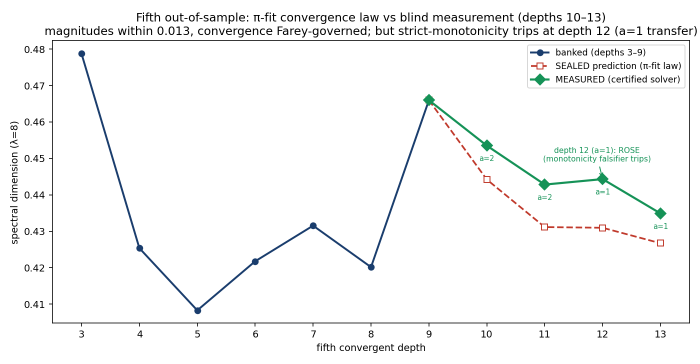
#> input picture approximability/G_fifth_bridge.png, 1400 x 728 px (shown at 1/2 size)
$ python chen_fig1_digitize.py ../../../approximability/G_fifth_bridge.png ../../../approximability/H_crossover_surface.png
#> lines starting #> are read from the running program, lines starting #| are printed output that depends on the picture; after the words box and inside, x2 and y2 are one past the last pixel; in counts of white or black regions, pixels touching at a corner belong together
"""Digitize Chen et al. Figure 1 (raster, extracted from the PDF): dark dot centroids, axes calibrated on the major
gridlines (every 0.2). Usage: python -I chen_fig1_digitize.py FIG1.png OUT.json"""
import json, sys
import numpy as np
from PIL import Image
from scipy import ndimage
im = np.asarray(Image.open(sys.argv[1]).convert("RGB")).astype(int)
H, W, _ = im.shape
#> H = 728; W = 1400
dark = (im.max(2) < 90)
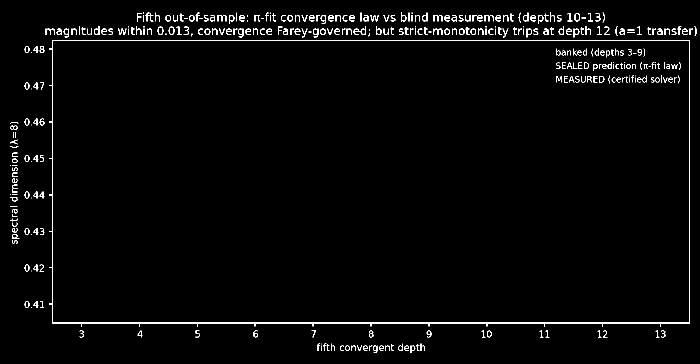
#> dark: shape (728, 1400) bool (shown at 1/2 size); 2.1% white in thin lines or dots
lab, n = ndimage.label(dark)
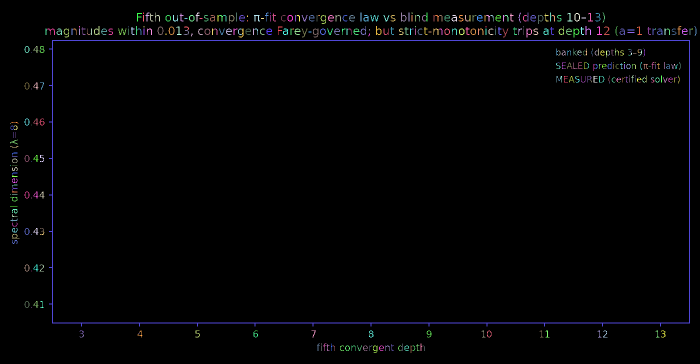
#> lab: shape (728, 1400) int32 (shown at 1/2 size); 469 distinct labels, from 0 to 468; one colour per label, 0 black
#> n = 468
cents = ndimage.center_of_mass(dark, lab, range(1, n + 1))
#> cents = 468 pairs, first value 25.8 to 697.7, second value 20.5 to 1390.9
sizes = ndimage.sum(dark, lab, range(1, n + 1))
#> sizes = 468 values, max 7584 at index 210, min 1 at index 214, mean 46.54
dots = [(c[1], c[0]) for c, s in zip(cents, sizes) if 80 <= s <= 400]          # dot area ~150 px; text/axes excluded
#> dots = [(646.7, 38.37), (748.6, 35.95), (194, 61.9), (756, 61.9), (132.7, 65.37), (244.1, 62.98), (631.5, 65.06), (1151.2, 64.07)]
grey = (np.abs(im[..., 0] - im[..., 1]) < 12) & (im.max(2) < 200) & (im.max(2) > 90)
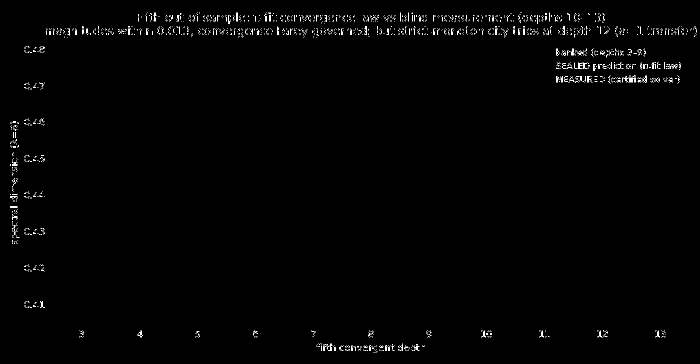
#> grey: shape (728, 1400) bool (shown at 1/2 size); 0.67% white in thin lines or dots
colfrac, rowfrac = grey.mean(0), grey.mean(1)
#> colfrac = 1400 values, max 0.0646 at index 25, min 0 at index 0, mean 0.00671; rowfrac = 728 values, max 0.129 at index 69, min 0 at index 0, mean 0.00671
cols = [x for x in range(1, W - 1) if colfrac[x] > 0.5 and colfrac[x] >= colfrac[x - 1] and colfrac[x] >= colfrac[x + 1]]
#> cols = []
rows = [y for y in range(1, H - 1) if rowfrac[y] > 0.5 and rowfrac[y] >= rowfrac[y - 1] and rowfrac[y] >= rowfrac[y + 1]]
#> rows = []
json.dump(dict(dots=dots, major_cols=cols, major_rows=rows, size=[W, H]), open(sys.argv[2], "w"))
print(len(dots), "dots; major cols", cols, "rows", rows)
#| 8 dots; major cols [] rows []

$ run again, on approximability/I_magnitude_collapse.png
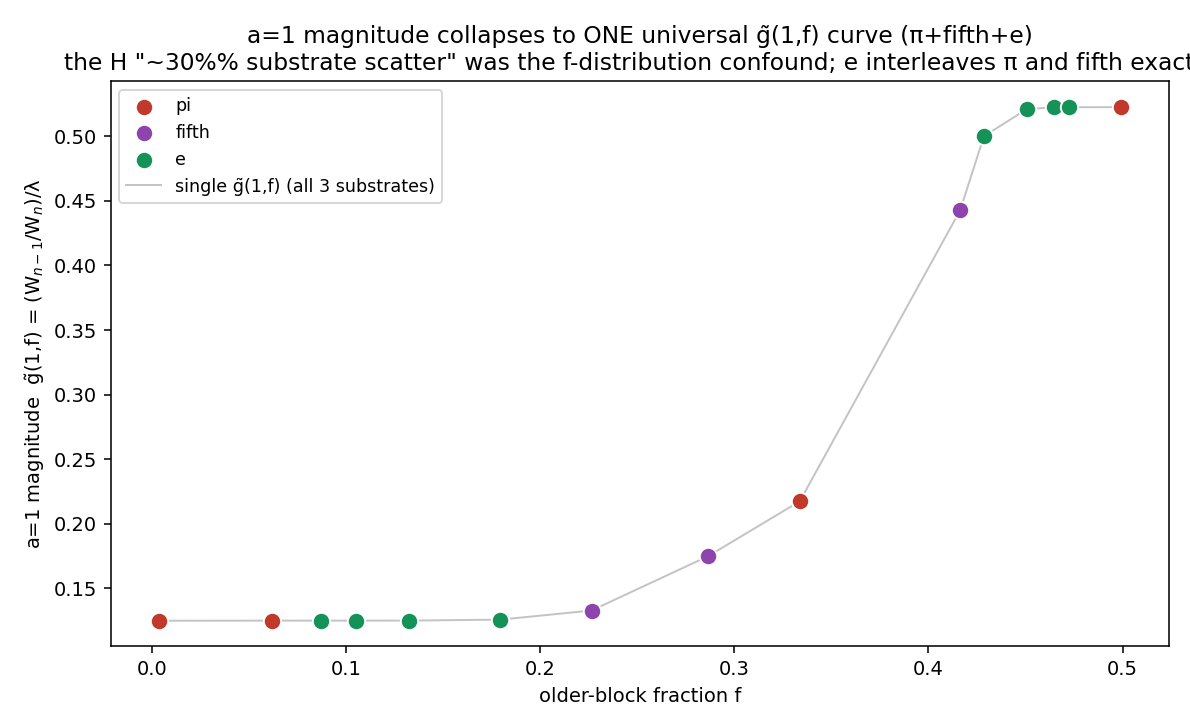
#> input picture approximability/I_magnitude_collapse.png, 1190 x 728 px
#> dark: shape (728, 1190) bool; 2.1% white in thin lines or dots
#> `lab, n = ndimage.label(dark)`:
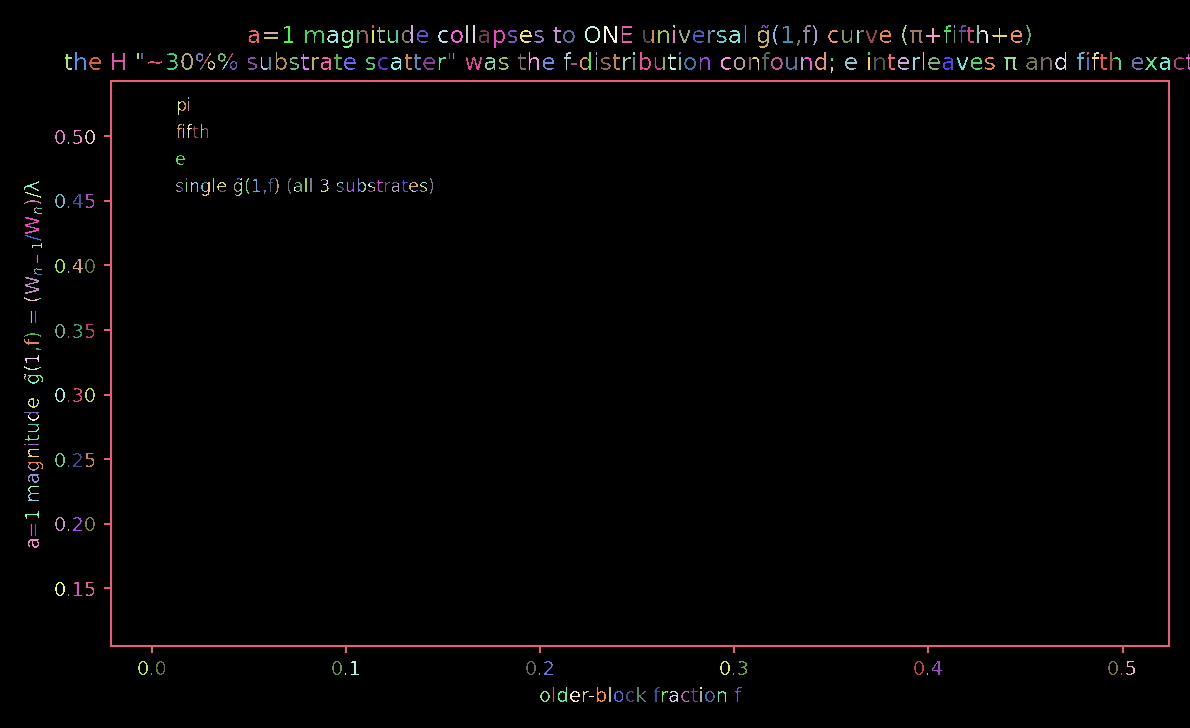
#> lab: shape (728, 1190) int32; 387 distinct labels, from 0 to 386; one colour per label, 0 black
#> n = 386
#> cents = 386 pairs, first value 25.8 to 696.3, second value 24 to 1188
#> sizes = 386 values, max 6660 at index 173, min 1 at index 172, mean 47.82
#> dots = [(592, 34), (610, 34.02), (313.6, 34.86), (347.5, 38.06), (763.5, 38.06), (821.1, 61.88), (118, 60.9), (473.5, 62.94), (31.48, 225), (31.48, 285)]
#> `grey = (np.abs(im[..., 0] - im[..., 1]) < 12) & (im.max(2) < 200) & (i..`:
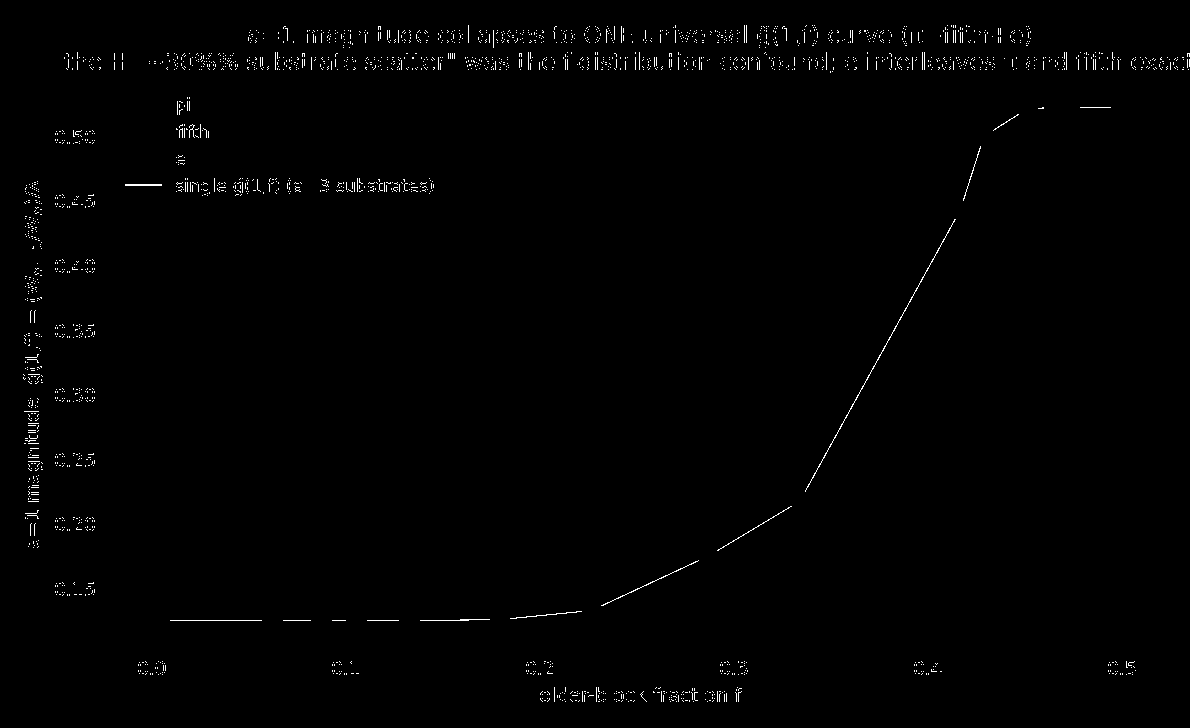
#> grey: shape (728, 1190) bool; 0.78% white in thin lines or dots
#> colfrac = 1190 values, max 0.092 at index 37, min 0 at index 0, mean 0.00782; rowfrac = 728 values, max 0.181 at index 620, min 0 at index 0, mean 0.00782
#> cols = []
#| 10 dots; major cols [] rows []

$ run again, on approximability/J_magnitude_universal.png
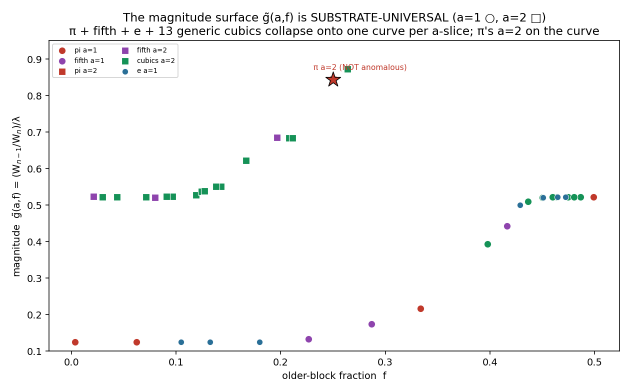
#> input picture approximability/J_magnitude_universal.png, 1260 x 784 px (shown at 1/2 size)
#> dark: shape (784, 1260) bool; 1.9% white in thin lines or dots
#> `lab, n = ndimage.label(dark)`:
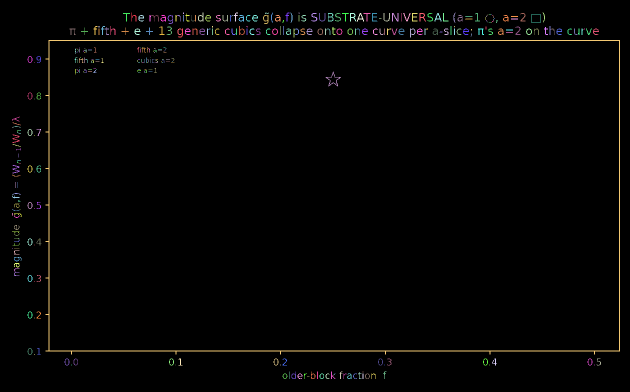
#> lab: shape (784, 1260) int32 (shown at 1/2 size); 413 distinct labels, from 0 to 412; one colour per label, 0 black
#> n = 412
#> cents = 412 pairs, first value 25.8 to 752.3, second value 24 to 1197.4
#> sizes = 412 values, max 7228 at index 171, min 1 at index 62, mean 44.43
#> dots = [(402, 34.9), (660.9, 33.89), (704.7, 33.18), (720.5, 34.88), (747.5, 34), (790, 34.02), (827.7, 33.91), (843.7, 33.2), (875.5, 34.88), (340.7, 38.37), (531.9, 38.1), (482.2, 61.93), (666, 159.4), (31.48, 277), (31.48, 338)]
#> `grey = (np.abs(im[..., 0] - im[..., 1]) < 12) & (im.max(2) < 200) & (i..`:
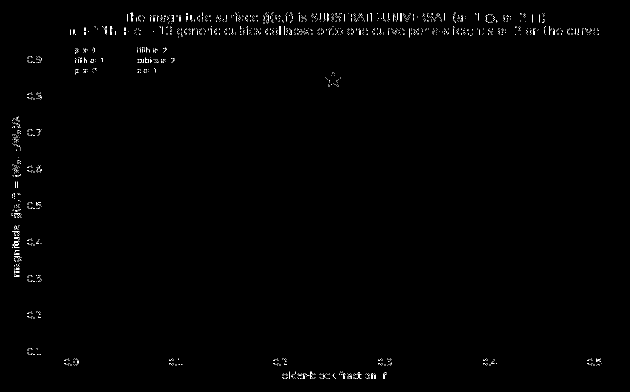
#> grey: shape (784, 1260) bool (shown at 1/2 size); 0.48% white in thin lines or dots, all inside (x1, y1, x2, y2) = (23, 25, 1203, 758)
#> colfrac = 1260 values, max 0.0702 at index 29, min 0 at index 0, mean 0.00484; rowfrac = 784 values, max 0.101 at index 67, min 0 at index 0, mean 0.00484
#> cols = []
#| 15 dots; major cols [] rows []

$ run again, on approximability/fifth_battery_faces.png
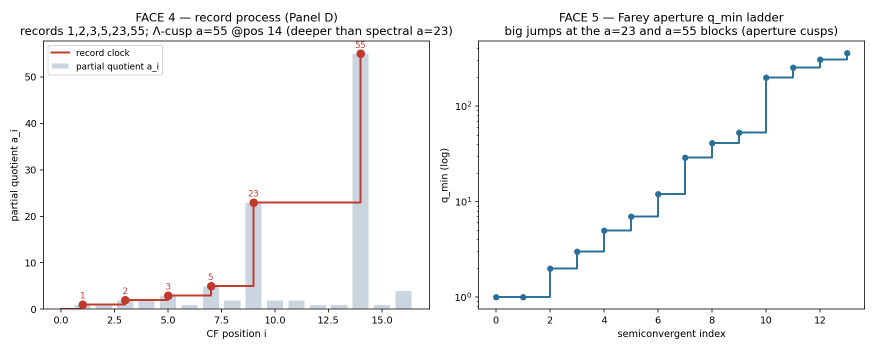
#> input picture approximability/fifth_battery_faces.png, 1750 x 700 px (shown at 1/2 size)
#> dark: shape (700, 1750) bool; 2% white in thin lines or dots
#> `lab, n = ndimage.label(dark)`:
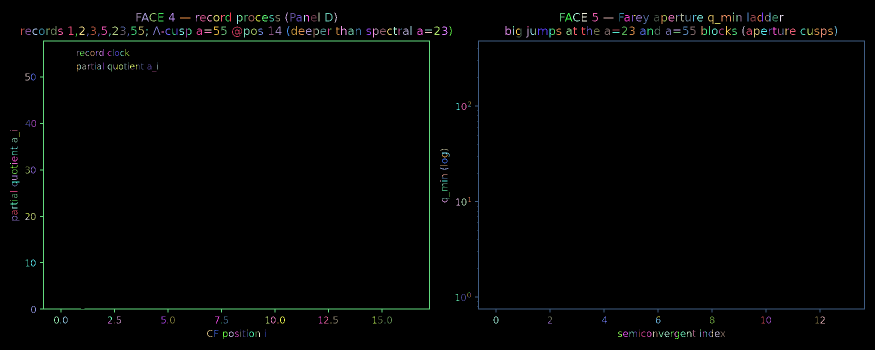
#> lab: shape (700, 1750) int32 (shown at 1/2 size); 410 distinct labels, from 0 to 409; one colour per label, 0 black
#> n = 409
#> cents = 409 pairs, first value 26 to 671.3, second value 20.5 to 1671.6
#> sizes = 409 values, max 5394 at index 197, min 1 at index 212, mean 60.52
#> dots = [(289.8, 34.85), (656.6, 34), (1136.8, 34.85), (1422.1, 37.12), (1451.6, 34.86), (108.1, 61.89), (589.1, 61.89), (1015, 61.9), (473.7, 63.3), (492, 64.1), (1084.6, 61.86), (1512, 64.1), (1646, 64.1)]
#> `grey = (np.abs(im[..., 0] - im[..., 1]) < 12) & (im.max(2) < 200) & (i..`:
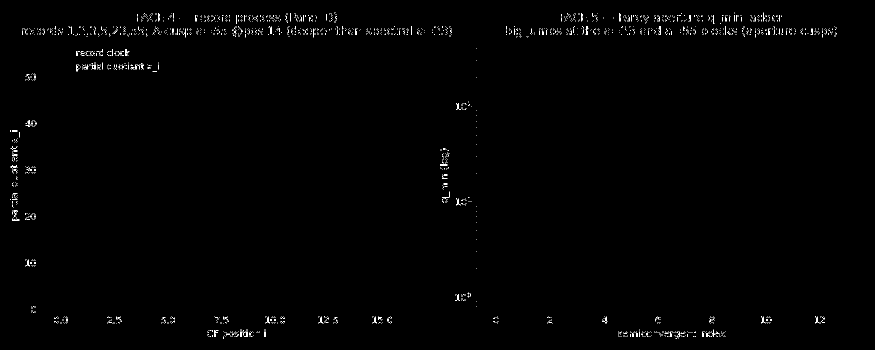
#> grey: shape (700, 1750) bool (shown at 1/2 size); 0.52% white in thin lines or dots, all inside (x1, y1, x2, y2) = (20, 25, 1674, 678)
#> colfrac = 1750 values, max 0.0586 at index 25, min 0 at index 0, mean 0.00519; rowfrac = 700 values, max 0.113 at index 67, min 0 at index 0, mean 0.00519
#> cols = []
#| 13 dots; major cols [] rows []
